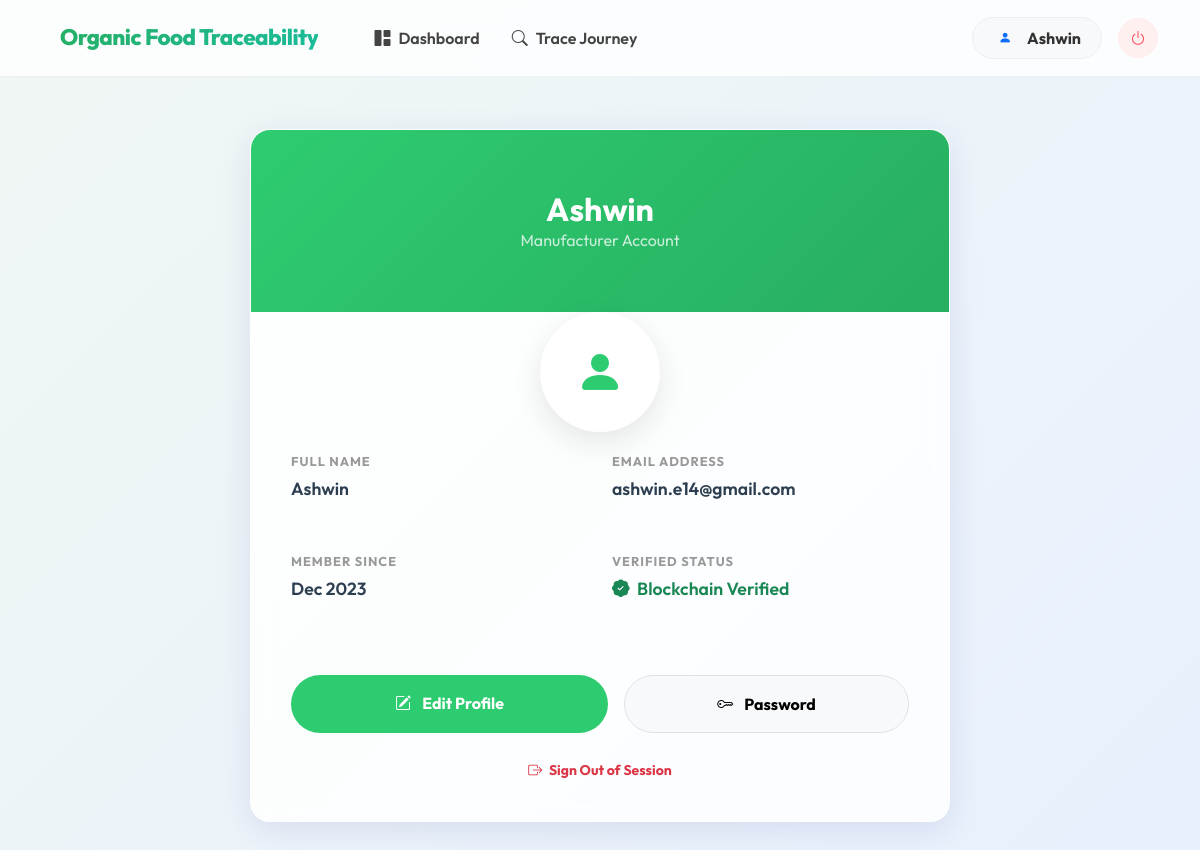
Screenshot of /profile (signed in) with the database file from the repository.
### tables this page shows
CREATE TABLE users (
        id INTEGER PRIMARY KEY AUTOINCREMENT,
        name TEXT,
        email TEXT UNIQUE,
        password TEXT,
        role TEXT
    , status TEXT DEFAULT 'approved');

### modules/profile.py (the view)
@profile_bp.route('/profile')
def view_profile():
    if 'user_id' not in session:
        return redirect('/login')
    conn = sqlite3.connect(DATABASE)
    cursor = conn.cursor()
    cursor.execute("SELECT id, name, email, role FROM users WHERE id=?", (session['user_id'],))
    user = cursor.fetchone()
    conn.close()
    if not user:
        return redirect('/login')
    return render_template('profile/view_profile.html', user=user)

### templates/profile/view_profile.html (shortened to what this page needs)
{% extends 'base.html' %}
{% block content %}
<div class="glass-card profile-card" data-aos="zoom-in">
    <div class="profile-header">
        <h2 class="fw-bold mb-0">{{ user[1] }}</h2>
        <p class="opacity-75 mb-0">{{ user[3]|capitalize }} Account</p>
    </div>
    <div class="profile-avatar">
        <i class="bi bi-person-fill"></i>
    </div>
    <div class="profile-body">
        <div class="row g-4">
            <div class="col-md-6">
                <div class="info-group">
                    <div class="info-label">Full Name</div>
                    <div class="info-value">{{ user[1] }}</div>
                </div>
            </div>
            <div class="col-md-6">
                <div class="info-group">
                    <div class="info-label">Email Address</div>
                    <div class="info-value">{{ user[2] }}</div>
                </div>
            </div>
            <div class="col-md-6">
                <div class="info-group">
                    <div class="info-label">Member Since</div>
                    <div class="info-value">Dec 2023</div>
                </div>
            </div>
            <div class="col-md-6">
                <div class="info-group">
                    <div class="info-label">Verified Status</div>
                    <div class="info-value text-success"><i class="bi bi-patch-check-fill me-1"></i> Blockchain Verified
                    </div>
                </div>
            </div>
        </div>
        <div class="mt-5 d-flex gap-3">
            <a href="/profile/edit" class="btn btn-primary flex-grow-1 rounded-pill py-3 fw-bold">
                <i class="bi bi-pencil-square me-2"></i> Edit Profile
            </a>
            <a href="/change-password" class="btn btn-light border flex-grow-1 rounded-pill py-3 fw-bold">
                <i class="bi bi-key me-2"></i> Password
            </a>
        </div>
        <div class="text-center mt-4">
            <a href="/logout" class="text-danger text-decoration-none small fw-bold">
                <i class="bi bi-box-arrow-right me-1"></i> Sign Out of Session
            </a>
        </div>
    </div>
</div>
{% endblock %}

### templates/navbar.html (shortened to what this page needs)
<nav class="navbar navbar-expand-lg navbar-light sticky-top navbar-glass py-3">
    <div class="container">
        <a class="navbar-brand d-flex align-items-center" href="/dashboard">
            <span>Organic Food Traceability</span>
        </a>
        <div class="collapse navbar-collapse" id="navbarNav">
            <ul class="navbar-nav me-auto mb-2 mb-lg-0 ms-lg-4">
                <li class="nav-item">
                    <a class="nav-link-custom nav-link" href="/dashboard"><i
                            class="bi bi-grid-1x2-fill me-2"></i>Dashboard</a>
                </li>
                <li class="nav-item">
                    <a class="nav-link-custom nav-link" href="/track-food"><i class="bi bi-search me-2"></i>Trace
                        Journey</a>
                </li>
            </ul>
            <div class="d-flex align-items-center gap-3">
                <a class="btn-profile-pill" href="/profile">
                    <div class="bg-primary-light text-primary rounded-circle small d-flex align-items-center justify-content-center"
                        style="width: 24px; height: 24px;">
                        <i class="bi bi-person-fill" style="font-size: 0.8rem;"></i>
                    </div>
                    <span>{{ user[1] if user else 'Profile' }}</span>
                </a>
                <a class="btn-logout-icon" href="/logout" title="Exit Session">
                    <i class="bi bi-power"></i>
                </a>
            </div>
        </div>
    </div>
</nav>

### templates/base.html (style rules this page uses)
:root { --primary: #2ecc71; --primary-dark: #27ae60; --secondary: #3498db; --accent: #f1c40f; --dark: #2c3e50; --light: #f8f9fa; --glass: rgba(255, 255, 255, 0.85); --glass-border: rgba(255, 255, 255, 0.2); --shadow: 0 8px 32px 0 rgba(31, 38, 135, 0.1); }
* { margin: 0; padding: 0; box-sizing: border-box; font-family: 'Outfit', sans-serif; }
body { background: linear-gradient(135deg, #f0f7f4 0%, #e8f0fe 100%); min-height: 100vh; color: var(--dark); overflow-x: hidden; }
.glass-card { background: var(--glass); backdrop-filter: blur(10px); -webkit-backdrop-filter: blur(10px); border: 1px solid var(--glass-border); border-radius: 20px; box-shadow: var(--shadow); transition: all 0.3s cubic-bezier(0.4, 0, 0.2, 1); }
.btn-primary { background: var(--primary); border: none; border-radius: 12px; padding: 12px 24px; font-weight: 600; transition: all 0.3s ease; }
.navbar { background: var(--glass) !important; backdrop-filter: blur(15px); border-bottom: 1px solid var(--glass-border); padding: 15px 0; }
.navbar-brand { font-weight: 800; font-size: 1.5rem; color: var(--primary) !important; display: flex; align-items: center; gap: 10px; }
.nav-link { font-weight: 500; color: var(--dark) !important; transition: color 0.3s ease; }

### templates/profile/view_profile.html (style rules this page uses)
.profile-card { max-width: 700px; margin: 20px auto; overflow: hidden; }
.profile-header { background: linear-gradient(135deg, var(--primary) 0%, var(--primary-dark) 100%); padding: 60px 30px; text-align: center; color: white; position: relative; }
.profile-avatar { width: 120px; height: 120px; background: white; border-radius: 50%; display: flex; align-items: center; justify-content: center; font-size: 3rem; color: var(--primary); margin: 0 auto -90px; box-shadow: 0 10px 30px rgba(0, 0, 0, 0.1); position: relative; z-index: 2; }
.profile-body { padding: 110px 40px 40px; }
.info-group { margin-bottom: 25px; }
.info-label { font-size: 0.8rem; font-weight: 700; text-transform: uppercase; color: #999; letter-spacing: 1px; margin-bottom: 5px; }
.info-value { font-size: 1.1rem; font-weight: 600; color: var(--dark); }

### templates/navbar.html (style rules this page uses)
.navbar-glass { background: rgba(255, 255, 255, 0.8) !important; backdrop-filter: blur(20px); border-bottom: 1px solid rgba(0, 0, 0, 0.05); transition: all 0.3s; }
.navbar-brand { font-weight: 800; font-size: 1.4rem; background: linear-gradient(135deg, #27ae60 0%, #1abc9c 100%); -webkit-background-clip: text; background-clip: text; -webkit-text-fill-color: transparent; letter-spacing: -0.5px; }
.nav-link-custom { font-weight: 600; color: #444 !important; padding: 8px 16px !important; border-radius: 10px; transition: all 0.2s; }
.btn-profile-pill { background: #f8f9fa; border: 1px solid #eee; padding: 8px 20px; border-radius: 50px; font-weight: 700; color: #333; display: flex; align-items: center; gap: 10px; text-decoration: none; transition: all 0.3s; }
.btn-logout-icon { width: 40px; height: 40px; border-radius: 50%; display: flex; align-items: center; justify-content: center; background: #fff0f0; color: #ff4757; border: 1px solid #ffecec; transition: all 0.3s; }

### rows the page displays
users: name "Ashwin", role "Manufacturer", email "ashwin.e14@gmail.com"
